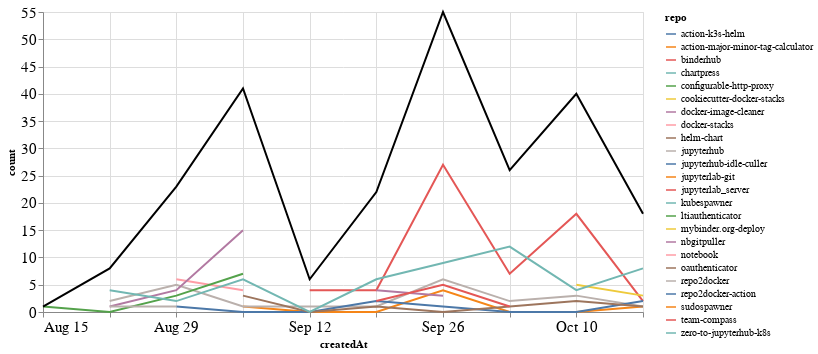

Source (notebook cell):
### Markdown cell above
### Comments

### Code cell
comments_time = comments.groupby('repo').resample('W', on='createdAt').count()['author'].reset_index()
comments_time = comments_time.rename(columns={'author': 'count'})
comments_time_total = comments_time.groupby('createdAt').agg({"count": "sum"}).reset_index()
ch1 = alt.Chart(comments_time, width=600).mark_line().encode(
    x='createdAt',
    y='count',
    color='repo',
    tooltip="repo"
)

ch2 = alt.Chart(comments_time_total, width=600).mark_line(color="black").encode(
    x='createdAt',
    y='count',
)

ch1 + ch2

### Figure 1 — Vega-Lite specification as saved in the notebook (floating-point values rounded to 4 significant figures)
{"config": {"axisLeft": {"labelFontSize": 15}, "axisBottom": {"labelFontSize": 15}}, "layer": [{"data": {"name": "data-dff5c480671b28b546b8f0d114b93f57"}, "mark": "line", "encoding": {"color": {"type": "nominal", "field": "repo"}, "tooltip": {"type": "nominal", "field": "repo"}, "x": {"type": "temporal", "field": "createdAt"}, "y": {"type": "quantitative", "field": "count"}}, "width": 600}, {"data": {"name": "data-990a349eeb0e90d9311ab3e3bb5924ec"}, "mark": {"type": "line", "color": "black"}, "encoding": {"x": {"type": "temporal", "field": "createdAt"}, "y": {"type": "quantitative", "field": "count"}}, "width": 600}], "$schema": "https://vega.github.io/schema/vega-lite/v4.8.1.json", "datasets": {"data-dff5c480671b28b546b8f0d114b93f57": [{"repo": "action-k3s-helm", "createdAt": "2021-10-10T00:00:00", "count": 5}, {"repo": "action-major-minor-tag-calculator", "createdAt": "2021-09-05T00:00:00", "count": 1}, {"repo": "action-major-minor-tag-calculator", "createdAt": "2021-09-12T00:00:00", "count": 0}, {"repo": "action-major-minor-tag-calculator", "createdAt": "2021-09-19T00:00:00", "count": 0}, {"repo": "action-major-minor-tag-calculator", "createdAt": "2021-09-26T00:00:00", "count": 4}, {"repo": "action-major-minor-tag-calculator", "createdAt": "2021-10-03T00:00:00", "count": 0}, {"repo": "action-major-minor-tag-calculator", "createdAt": "2021-10-10T00:00:00", "count": 0}, {"repo": "action-major-minor-tag-calculator", "createdAt": "2021-10-17T00:00:00", "count": 1}, {"repo": "binderhub", "createdAt": "2021-09-12T00:00:00", "count": 4}, {"repo": "binderhub", "createdAt": "2021-09-19T00:00:00", "count": 4}, {"repo": "binderhub", "createdAt": "2021-09-26T00:00:00", "count": 27}, {"repo": "binderhub", "createdAt": "2021-10-03T00:00:00", "count": 7}, {"repo": "binderhub", "createdAt": "2021-10-10T00:00:00", "count": 18}, {"repo": "binderhub", "createdAt": "2021-10-17T00:00:00", "count": 2}, {"repo": "chartpress", "createdAt": "2021-09-05T00:00:00", "count": 2}, {"repo": "configurable-http-proxy", "createdAt": "2021-09-19T00:00:00", "count": 2}, {"repo": "cookiecutter-docker-stacks", "createdAt": "2021-09-05T00:00:00", "count": 1}, {"repo": "docker-image-cleaner", "createdAt": "2021-09-19T00:00:00", "count": 4}, {"repo": "docker-image-cleaner", "createdAt": "2021-09-26T00:00:00", "count": 3}, {"repo": "docker-stacks", "createdAt": "2021-08-29T00:00:00", "count": 6}, {"repo": "docker-stacks", "createdAt": "2021-09-05T00:00:00", "count": 4}, {"repo": "helm-chart", "createdAt": "2021-10-10T00:00:00", "count": 1}, {"repo": "jupyterhub", "createdAt": "2021-08-22T00:00:00", "count": 2}, {"repo": "jupyterhub", "createdAt": "2021-08-29T00:00:00", "count": 5}, {"repo": "jupyterhub", "createdAt": "2021-09-05T00:00:00", "count": 1}, {"repo": "jupyterhub", "createdAt": "2021-09-12T00:00:00", "count": 1}, {"repo": "jupyterhub", "createdAt": "2021-09-19T00:00:00", "count": 1}, {"repo": "jupyterhub", "createdAt": "2021-09-26T00:00:00", "count": 6}, {"repo": "jupyterhub", "createdAt": "2021-10-03T00:00:00", "count": 2}, {"repo": "jupyterhub", "createdAt": "2021-10-10T00:00:00", "count": 3}, {"repo": "jupyterhub", "createdAt": "2021-10-17T00:00:00", "count": 1}, {"repo": "jupyterhub-idle-culler", "createdAt": "2021-08-29T00:00:00", "count": 1}, {"repo": "jupyterhub-idle-culler", "createdAt": "2021-09-05T00:00:00", "count": 0}, {"repo": "jupyterhub-idle-culler", "createdAt": "2021-09-12T00:00:00", "count": 0}, {"repo": "jupyterhub-idle-culler", "createdAt": "2021-09-19T00:00:00", "count": 2}, {"repo": "jupyterhub-idle-culler", "createdAt": "2021-09-26T00:00:00", "count": 1}, {"repo": "jupyterhub-idle-culler", "createdAt": "2021-10-03T00:00:00", "count": 0}, {"repo": "jupyterhub-idle-culler", "createdAt": "2021-10-10T00:00:00", "count": 0}, {"repo": "jupyterhub-idle-culler", "createdAt": "2021-10-17T00:00:00", "count": 2}, {"repo": "jupyterlab-git", "createdAt": "2021-10-03T00:00:00", "count": 2}, {"repo": "jupyterlab_server", "createdAt": "2021-10-03T00:00:00", "count": 1}, {"repo": "kubespawner", "createdAt": "2021-10-10T00:00:00", "count": 2}, {"repo": "ltiauthenticator", "createdAt": "2021-08-15T00:00:00", "count": 1}, {"repo": "ltiauthenticator", "createdAt": "2021-08-22T00:00:00", "count": 0}, {"repo": "ltiauthenticator", "createdAt": "2021-08-29T00:00:00", "count": 3}, {"repo": "ltiauthenticator", "createdAt": "2021-09-05T00:00:00", "count": 7}, {"repo": "mybinder.org-deploy", "createdAt": "2021-10-10T00:00:00", "count": 5}, {"repo": "mybinder.org-deploy", "createdAt": "2021-10-17T00:00:00", "count": 3}, {"repo": "nbgitpuller", "createdAt": "2021-08-22T00:00:00", "count": 1}, {"repo": "nbgitpuller", "createdAt": "2021-08-29T00:00:00", "count": 4}, {"repo": "nbgitpuller", "createdAt": "2021-09-05T00:00:00", "count": 15}, {"repo": "notebook", "createdAt": "2021-08-29T00:00:00", "count": 1}, {"repo": "oauthenticator", "createdAt": "2021-09-05T00:00:00", "count": 3}, {"repo": "oauthenticator", "createdAt": "2021-09-12T00:00:00", "count": 0}, {"repo": "oauthenticator", "createdAt": "2021-09-19T00:00:00", "count": 1}, {"repo": "oauthenticator", "createdAt": "2021-09-26T00:00:00", "count": 0}, {"repo": "oauthenticator", "createdAt": "2021-10-03T00:00:00", "count": 1}, {"repo": "oauthenticator", "createdAt": "2021-10-10T00:00:00", "count": 2}, {"repo": "oauthenticator", "createdAt": "2021-10-17T00:00:00", "count": 1}, {"repo": "repo2docker", "createdAt": "2021-08-22T00:00:00", "count": 1}, {"repo": "repo2docker", "createdAt": "2021-08-29T00:00:00", "count": 1}, {"repo": "repo2docker-action", "createdAt": "2021-09-05T00:00:00", "count": 1}, {"repo": "sudospawner", "createdAt": "2021-09-12T00:00:00", "count": 1}, {"repo": "team-compass", "createdAt": "2021-09-19T00:00:00", "count": 2}, {"repo": "team-compass", "createdAt": "2021-09-26T00:00:00", "count": 5}, {"repo": "team-compass", "createdAt": "2021-10-03T00:00:00", "count": 1}, {"repo": "zero-to-jupyterhub-k8s", "createdAt": "2021-08-22T00:00:00", "count": 4}, {"repo": "zero-to-jupyterhub-k8s", "createdAt": "2021-08-29T00:00:00", "count": 2}, {"repo": "zero-to-jupyterhub-k8s", "createdAt": "2021-09-05T00:00:00", "count": 6}, {"repo": "zero-to-jupyterhub-k8s", "createdAt": "2021-09-12T00:00:00", "count": 0}, {"repo": "zero-to-jupyterhub-k8s", "createdAt": "2021-09-19T00:00:00", "count": 6}, {"repo": "zero-to-jupyterhub-k8s", "createdAt": "2021-09-26T00:00:00", "count": 9}, {"repo": "zero-to-jupyterhub-k8s", "createdAt": "2021-10-03T00:00:00", "count": 12}, {"repo": "zero-to-jupyterhub-k8s", "createdAt": "2021-10-10T00:00:00", "count": 4}, {"repo": "zero-to-jupyterhub-k8s", "createdAt": "2021-10-17T00:00:00", "count": 8}], "data-990a349eeb0e90d9311ab3e3bb5924ec": [{"createdAt": "2021-08-15T00:00:00", "count": 1}, {"createdAt": "2021-08-22T00:00:00", "count": 8}, {"createdAt": "2021-08-29T00:00:00", "count": 23}, {"createdAt": "2021-09-05T00:00:00", "count": 41}, {"createdAt": "2021-09-12T00:00:00", "count": 6}, {"createdAt": "2021-09-19T00:00:00", "count": 22}, {"createdAt": "2021-09-26T00:00:00", "count": 55}, {"createdAt": "2021-10-03T00:00:00", "count": 26}, {"createdAt": "2021-10-10T00:00:00", "count": 40}, {"createdAt": "2021-10-17T00:00:00", "count": 18}]}}
